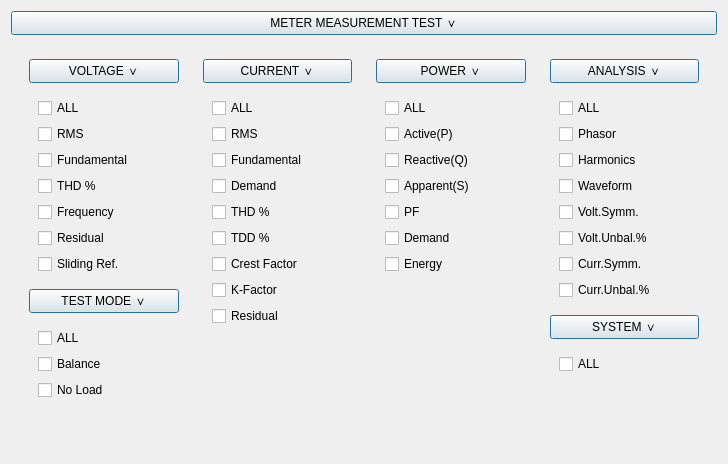
              <widget class="QWidget" name="layoutWidget">
               <property name="geometry">
                <rect>
                 <x>12</x>
                 <y>5</y>
                 <width>728</width>
                 <height>464</height>
                </rect>
               </property>
               <layout class="QVBoxLayout" name="verticalLayout_3">
                <item>
                 <widget class="QPushButton" name="btn_meter_meas_test">
                  <property name="sizePolicy">
                   <sizepolicy hsizetype="Preferred" vsizetype="Minimum">
                    <horstretch>0</horstretch>
                    <verstretch>0</verstretch>
                   </sizepolicy>
                  </property>
                  <property name="minimumSize">
                   <size>
                    <width>0</width>
                    <height>24</height>
                   </size>
                  </property>
                  <property name="maximumSize">
                   <size>
                    <width>16777215</width>
                    <height>24</height>
                   </size>
                  </property>
                  <property name="text">
                   <string>METER MEASUREMENT TEST ∨</string>
                  </property>
                  <property name="checkable">
                   <bool>true</bool>
                  </property>
                  <property name="default">
                   <bool>true</bool>
                  </property>
                 </widget>
                </item>
                <item>
                 <widget class="QWidget" name="widget_3" native="true">
                  <layout class="QHBoxLayout" name="horizontalLayout">
                   <item>
                    <widget class="QWidget" name="widget_12" native="true">
                     <layout class="QVBoxLayout" name="verticalLayout_36">
                      <item>
                       <layout class="QVBoxLayout" name="verticalLayout_7">
                        <item>
                         <layout class="QVBoxLayout" name="sub_box1">
                          <item>
                           <widget class="QPushButton" name="btn_menu_voltage">
                            <property name="sizePolicy">
                             <sizepolicy hsizetype="Preferred" vsizetype="Minimum">
                              <horstretch>0</horstretch>
                              <verstretch>0</verstretch>
                             </sizepolicy>
                            </property>
                            <property name="minimumSize">
                             <size>
                              <width>130</width>
                              <height>24</height>
                             </size>
                            </property>
                            <property name="maximumSize">
                             <size>
                              <width>16777215</width>
                              <height>24</height>
                             </size>
                            </property>
                            <property name="styleSheet">
                             <string notr="true">QPushButton:checked {
  background-color: #d0d0d0;
}</string>
                            </property>
                            <property name="text">
                             <string>VOLTAGE ∨</string>
                            </property>
                            <property name="checkable">
                             <bool>true</bool>
                            </property>
                            <property name="checked">
                             <bool>false</bool>
                            </property>
                            <property name="autoDefault">
                             <bool>false</bool>
                            </property>
                            <property name="default">
                             <bool>true</bool>
                            </property>
                            <property name="flat">
                             <bool>false</bool>
                            </property>
                           </widget>
                          </item>
                          <item>
                           <widget class="QWidget" name="vol_check_box" native="true">
                            <property name="sizePolicy">
                             <sizepolicy hsizetype="Preferred" vsizetype="Minimum">
                              <horstretch>0</horstretch>
                              <verstretch>0</verstretch>
                             </sizepolicy>
                            </property>
                            <layout class="QVBoxLayout" name="verticalLayout">
                             <item>
                              <widget class="QCheckBox" name="cb_vol_all">
                               <property name="text">
                                <string>ALL</string>
                               </property>
                              </widget>
                             </item>
                             <item>
                              <widget class="QCheckBox" name="cb_vol_rms">
                               <property name="text">
                                <string>RMS</string>
                               </property>
                               <property name="checkable">
                                <bool>true</bool>
                               </property>
                               <property name="checked">
                                <bool>false</bool>
                               </property>
                               <property name="tristate">
                                <bool>false</bool>
                               </property>
                              </widget>
                             </item>
                             <item>
                              <widget class="QCheckBox" name="cb_vol_fund">
                               <property name="text">
                                <string>Fundamental</string>
                               </property>
                              </widget>
                             </item>
                             <item>
                              <widget class="QCheckBox" name="cb_vol_thd">
                               <property name="text">
                                <string>THD %</string>
                               </property>
                              </widget>
                             </item>
                             <item>
                              <widget class="QCheckBox" name="cb_vol_freq">
                               <property name="text">
                                <string>Frequency</string>
                               </property>
                              </widget>
                             </item>
                             <item>
                              <widget class="QCheckBox" name="cb_vol_residual">
                               <property name="text">
                                <string>Residual</string>
                               </property>
                              </widget>
                             </item>
                             <item>
                              <widget class="QCheckBox" name="cb_vol_sliding">
                               <property name="text">
                                <string>Sliding Ref.</string>
                               </property>
                              </widget>
                             </item>
                            </layout>
                           </widget>
                          </item>
                         </layout>
                        </item>
                        <item>
                         <layout class="QVBoxLayout" name="sub_box2">
                          <item>
                           <widget class="QPushButton" name="btn_menu_test_mode">
                            <property name="sizePolicy">
                             <sizepolicy hsizetype="Preferred" vsizetype="Minimum">
                              <horstretch>0</horstretch>
                              <verstretch>0</verstretch>
                             </sizepolicy>
                            </property>
                            <property name="minimumSize">
                             <size>
                              <width>130</width>
                              <height>24</height>
                             </size>
                            </property>
                            <property name="maximumSize">
                             <size>
                              <width>16777215</width>
                              <height>24</height>
                             </size>
                            </property>
                            <property name="text">
                             <string>TEST MODE ∨</string>
                            </property>
                            <property name="checkable">
                             <bool>true</bool>
                            </property>
                            <property name="checked">
                             <bool>false</bool>
                            </property>
                            <property name="autoDefault">
                             <bool>false</bool>
                            </property>
                            <property name="default">
                             <bool>true</bool>
                            </property>
                            <property name="flat">
                             <bool>false</bool>
                            </property>
                           </widget>
                          </item>
                          <item>
                           <widget class="QWidget" name="tm_check_box" native="true">
                            <property name="sizePolicy">
                             <sizepolicy hsizetype="Preferred" vsizetype="Minimum">
                              <horstretch>0</horstretch>
                              <verstretch>0</verstretch>
                             </sizepolicy>
                            </property>
                            <layout class="QVBoxLayout" name="verticalLayout_6">
                             <item>
                              <widget class="QCheckBox" name="cb_tm_all">
                               <property name="text">
                                <string>ALL</string>
                               </property>
                              </widget>
                             </item>
                             <item>
                              <widget class="QCheckBox" name="cb_tm_balance">
                               <property name="sizePolicy">
                                <sizepolicy hsizetype="Minimum" vsizetype="Fixed">
                                 <horstretch>0</horstretch>
                                 <verstretch>0</verstretch>
                                </sizepolicy>
                               </property>
                               <property name="text">
                                <string>Balance</string>
                               </property>
                              </widget>
                             </item>
                             <item>
                              <widget class="QCheckBox" name="cb_tm_noload">
                               <property name="text">
                                <string>No Load</string>
                               </property>
                              </widget>
                             </item>
                            </layout>
                           </widget>
                          </item>
                         </layout>
                        </item>
                       </layout>
                      </item>
                      <item>
                       <spacer name="verticalSpacer">
                        <property name="orientation">
                         <enum>Qt::Orientation::Vertical</enum>
                        </property>
                        <property name="sizeHint" stdset="0">
                         <size>
                          <width>20</width>
                          <height>40</height>
                         </size>
                        </property>
                       </spacer>
                      </item>
                     </layout>
                    </widget>
                   </item>
                   <item>
                    <widget class="QWidget" name="widget_11" native="true">
                     <layout class="QVBoxLayout" name="verticalLayout_35">
                      <item>
                       <layout class="QVBoxLayout" name="sub_box3">
                        <item>
                         <widget class="QPushButton" name="btn_menu_current">
                          <property name="sizePolicy">
                           <sizepolicy hsizetype="Preferred" vsizetype="Minimum">
                            <horstretch>0</horstretch>
                            <verstretch>0</verstretch>
                           </sizepolicy>
                          </property>
                          <property name="minimumSize">
                           <size>
                            <width>130</width>
                            <height>24</height>
                           </size>
                          </property>
                          <property name="maximumSize">
                           <size>
                            <width>16777215</width>
                            <height>24</height>
                           </size>
                          </property>
                          <property name="text">
                           <string>CURRENT ∨</string>
                          </property>
                          <property name="checkable">
                           <bool>true</bool>
                          </property>
                          <property name="checked">
                           <bool>false</bool>
                          </property>
                          <property name="autoDefault">
                           <bool>false</bool>
                          </property>
                          <property name="default">
                           <bool>true</bool>
                          </property>
                          <property name="flat">
                           <bool>false</bool>
                          </property>
                         </widget>
                        </item>
                        <item>
                         <widget class="QWidget" name="curr_check_box" native="true">
                          <property name="sizePolicy">
                           <sizepolicy hsizetype="Preferred" vsizetype="Minimum">
                            <horstretch>0</horstretch>
                            <verstretch>0</verstretch>
                           </sizepolicy>
                          </property>
                          <layout class="QVBoxLayout" name="verticalLayout_10">
                           <item>
                            <widget class="QCheckBox" name="cb_curr_all">
                             <property name="text">
                              <string>ALL</string>
                             </property>
                             <property name="checkable">
                              <bool>true</bool>
                             </property>
                             <property name="checked">
                              <bool>false</bool>
                             </property>
                            </widget>
                           </item>
                           <item>
                            <widget class="QCheckBox" name="cb_curr_rms">
                             <property name="text">
                              <string>RMS</string>
                             </property>
                            </widget>
                           </item>
                           <item>
                            <widget class="QCheckBox" name="cb_curr_fund">
                             <property name="text">
                              <string>Fundamental</string>
                             </property>
                            </widget>
                           </item>
                           <item>
                            <widget class="QCheckBox" name="cb_curr_demand">
                             <property name="text">
                              <string>Demand</string>
                             </property>
                            </widget>
                           </item>
                           <item>
                            <widget class="QCheckBox" name="cb_curr_thd">
                             <property name="text">
                              <string>THD %</string>
                             </property>
                            </widget>
                           </item>
                           <item>
                            <widget class="QCheckBox" name="cb_curr_tdd">
                             <property name="text">
                              <string>TDD %</string>
                             </property>
                            </widget>
                           </item>
                           <item>
                            <widget class="QCheckBox" name="cb_curr_cf">
                             <property name="text">
                              <string>Crest Factor</string>
                             </property>
                            </widget>
                           </item>
                           <item>
                            <widget class="QCheckBox" name="cb_curr_kf">
                             <property name="text">
                              <string>K-Factor</string>
                             </property>
                            </widget>
                           </item>
                           <item>
                            <widget class="QCheckBox" name="cb_curr_residual">
                             <property name="text">
                              <string>Residual</string>
                             </property>
                            </widget>
                           </item>
                          </layout>
                         </widget>
                        </item>
                       </layout>
                      </item>
                      <item>
                       <spacer name="verticalSpacer_2">
                        <property name="orientation">
                         <enum>Qt::Orientation::Vertical</enum>
                        </property>
                        <property name="sizeHint" stdset="0">
                         <size>
                          <width>20</width>
                          <height>40</height>
                         </size>
                        </property>
                       </spacer>
                      </item>
                     </layout>
                    </widget>
                   </item>
                   <item>
                    <widget class="QWidget" name="widget_10" native="true">
                     <layout class="QVBoxLayout" name="verticalLayout_34">
                      <item>
                       <layout class="QVBoxLayout" name="sub_box4">
                        <item>
                         <widget class="QPushButton" name="btn_menu_power">
                          <property name="sizePolicy">
                           <sizepolicy hsizetype="Preferred" vsizetype="Minimum">
                            <horstretch>0</horstretch>
                            <verstretch>0</verstretch>
                           </sizepolicy>
                          </property>
                          <property name="minimumSize">
                           <size>
                            <width>130</width>
                            <height>24</height>
                           </size>
                          </property>
                          <property name="maximumSize">
                           <size>
                            <width>16777215</width>
                            <height>24</height>
                           </size>
                          </property>
                          <property name="text">
                           <string>POWER ∨</string>
                          </property>
                          <property name="checkable">
                           <bool>true</bool>
                          </property>
                          <property name="checked">
                           <bool>false</bool>
                          </property>
                          <property name="autoDefault">
                           <bool>false</bool>
                          </property>
                          <property name="default">
                           <bool>true</bool>
                          </property>
                          <property name="flat">
                           <bool>false</bool>
                          </property>
                         </widget>
                        </item>
                        <item>
                         <widget class="QWidget" name="pow_check_box" native="true">
                          <property name="sizePolicy">
                           <sizepolicy hsizetype="Preferred" vsizetype="Minimum">
                            <horstretch>0</horstretch>
                            <verstretch>0</verstretch>
                           </sizepolicy>
                          </property>
                          <layout class="QVBoxLayout" name="verticalLayout_12">
                           <item>
                            <widget class="QCheckBox" name="cb_pow_all">
                             <property name="text">
                              <string>ALL</string>
                             </property>
                             <property name="checkable">
                              <bool>true</bool>
                             </property>
                             <property name="checked">
                              <bool>false</bool>
                             </property>
                            </widget>
                           </item>
                           <item>
                            <widget class="QCheckBox" name="cb_pow_p">
                             <property name="text">
                              <string>Active(P)</string>
                             </property>
                            </widget>
                           </item>
                           <item>
                            <widget class="QCheckBox" name="cb_pow_q">
                             <property name="text">
                              <string>Reactive(Q)</string>
                             </property>
                            </widget>
                           </item>
                           <item>
                            <widget class="QCheckBox" name="cb_pow_s">
                             <property name="text">
                              <string>Apparent(S)</string>
                             </property>
                            </widget>
                           </item>
                           <item>
                            <widget class="QCheckBox" name="cb_pow_pf">
                             <property name="text">
                              <string>PF</string>
                             </property>
                            </widget>
                           </item>
                           <item>
                            <widget class="QCheckBox" name="cb_pow_demand">
                             <property name="text">
                              <string>Demand</string>
                             </property>
                            </widget>
                           </item>
                           <item>
                            <widget class="QCheckBox" name="cb_pow_energy">
                             <property name="text">
                              <string>Energy</string>
                             </property>
                            </widget>
                           </item>
                          </layout>
                         </widget>
                        </item>
                       </layout>
                      </item>
                      <item>
                       <spacer name="verticalSpacer_9">
                        <property name="orientation">
                         <enum>Qt::Orientation::Vertical</enum>
                        </property>
                        <property name="sizeHint" stdset="0">
                         <size>
                          <width>20</width>
                          <height>40</height>
                         </size>
                        </property>
                       </spacer>
                      </item>
                     </layout>
                    </widget>
                   </item>
                   <item>
                    <widget class="QWidget" name="widget_9" native="true">
                     <layout class="QVBoxLayout" name="verticalLayout_33">
                      <item>
                       <layout class="QVBoxLayout" name="verticalLayout_8">
                        <item>
                         <layout class="QVBoxLayout" name="sub_box5">
                          <item>
                           <widget class="QPushButton" name="btn_menu_analysis">
                            <property name="sizePolicy">
                             <sizepolicy hsizetype="Preferred" vsizetype="Minimum">
                              <horstretch>0</horstretch>
                              <verstretch>0</verstretch>
                             </sizepolicy>
                            </property>
                            <property name="minimumSize">
                             <size>
                              <width>130</width>
                              <height>24</height>
                             </size>
                            </property>
                            <property name="maximumSize">
                             <size>
                              <width>16777215</width>
                              <height>24</height>
                             </size>
                            </property>
                            <property name="text">
                             <string>ANALYSIS ∨</string>
                            </property>
                            <property name="checkable">
                             <bool>true</bool>
                            </property>
                            <property name="checked">
                             <bool>false</bool>
                            </property>
                            <property name="autoDefault">
                             <bool>false</bool>
                            </property>
                            <property name="default">
                             <bool>true</bool>
                            </property>
                            <property name="flat">
                             <bool>false</bool>
                            </property>
                           </widget>
                          </item>
                          <item>
                           <widget class="QWidget" name="anal_check_box" native="true">
                            <property name="sizePolicy">
                             <sizepolicy hsizetype="Preferred" vsizetype="Minimum">
                              <horstretch>0</horstretch>
                              <verstretch>0</verstretch>
                             </sizepolicy>
                            </property>
                            <layout class="QVBoxLayout" name="verticalLayout_2">
                             <item>
                              <widget class="QCheckBox" name="cb_anal_all">
                               <property name="text">
                                <string>ALL</string>
                               </property>
                              </widget>
                             </item>
                             <item>
                              <widget class="QCheckBox" name="cb_anal_phasor">
                               <property name="text">
                                <string>Phasor</string>
                               </property>
                              </widget>
                             </item>
                             <item>
                              <widget class="QCheckBox" name="cb_anal_harmonics">
                               <property name="text">
                                <string>Harmonics</string>
                               </property>
                              </widget>
                             </item>
                             <item>
                              <widget class="QCheckBox" name="cb_anal_waveform">
                               <property name="text">
                                <string>Waveform</string>
                               </property>
                              </widget>
                             </item>
                             <item>
                              <widget class="QCheckBox" name="cb_anal_volt_sym">
                               <property name="text">
                                <string>Volt.Symm.</string>
                               </property>
                              </widget>
                             </item>
                             <item>
                              <widget class="QCheckBox" name="cb_anal_volt_unbal">
                               <property name="text">
                                <string>Volt.Unbal.%</string>
                               </property>
                              </widget>
                             </item>
                             <item>
                              <widget class="QCheckBox" name="cb_anal_curr_sym">
                               <property name="text">
                                <string>Curr.Symm.</string>
                               </property>
                              </widget>
                             </item>
                             <item>
                              <widget class="QCheckBox" name="cb_anal_curr_unbal">
                               <property name="text">
                                <string>Curr.Unbal.%</string>
                               </property>
                              </widget>
                             </item>
                            </layout>
                           </widget>
                          </item>
                         </layout>
                        </item>
                        <item>
                         <layout class="QVBoxLayout" name="sub_box6">
                          <item>
                           <widget class="QPushButton" name="btn_menu_system">
                            <property name="sizePolicy">
                             <sizepolicy hsizetype="Preferred" vsizetype="Minimum">
                              <horstretch>0</horstretch>
                              <verstretch>0</verstretch>
                             </sizepolicy>
                            </property>
                            <property name="minimumSize">
                             <size>
                              <width>130</width>
                              <height>24</height>
                             </size>
                            </property>
                            <property name="maximumSize">
                             <size>
                              <width>16777215</width>
                              <height>24</height>
                             </size>
                            </property>
                            <property name="text">
                             <string>SYSTEM ∨</string>
                            </property>
                            <property name="checkable">
                             <bool>true</bool>
                            </property>
                            <property name="checked">
                             <bool>false</bool>
                            </property>
                            <property name="autoDefault">
                             <bool>false</bool>
                            </property>
                            <property name="default">
                             <bool>true</bool>
                            </property>
                            <property name="flat">
                             <bool>false</bool>
                            </property>
                           </widget>
                          </item>
                          <item>
                           <widget class="QWidget" name="sys_check_box" native="true">
                            <property name="sizePolicy">
                             <sizepolicy hsizetype="Preferred" vsizetype="Minimum">
                              <horstretch>0</horstretch>
                              <verstretch>0</verstretch>
                             </sizepolicy>
                            </property>
                            <layout class="QVBoxLayout" name="verticalLayout_15">
                             <item>
                              <widget class="QCheckBox" name="cb_sys_all">
                               <property name="text">
                                <string>ALL</string>
                               </property>
                              </widget>
                             </item>
                            </layout>
                           </widget>
                          </item>
                         </layout>
                        </item>
                       </layout>
                      </item>
                      <item>
                       <spacer name="verticalSpacer_10">
                        <property name="orientation">
                         <enum>Qt::Orientation::Vertical</enum>
                        </property>
                        <property name="sizeHint" stdset="0">
                         <size>
                          <width>20</width>
                          <height>40</height>
                         </size>
                        </property>
                       </spacer>
                      </item>
                     </layout>
                    </widget>
                   </item>
                  </layout>
                 </widget>
                </item>
                <item>
                 <spacer name="verticalSpacer_3">
                  <property name="orientation">
                   <enum>Qt::Orientation::Vertical</enum>
                  </property>
                  <property name="sizeHint" stdset="0">
                   <size>
                    <width>20</width>
                    <height>40</height>
                   </size>
                  </property>
                 </spacer>
                </item>
               </layout>
              </widget>
